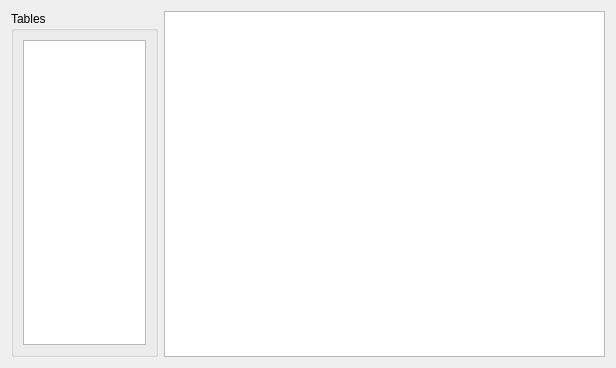
<?xml version="1.0" encoding="UTF-8"?>
<ui version="4.0">
 <class>Widget</class>
 <widget class="QWidget" name="Widget">
  <property name="geometry">
   <rect>
    <x>0</x>
    <y>0</y>
    <width>616</width>
    <height>368</height>
   </rect>
  </property>
  <property name="sizePolicy">
   <sizepolicy hsizetype="Preferred" vsizetype="Preferred">
    <horstretch>0</horstretch>
    <verstretch>0</verstretch>
   </sizepolicy>
  </property>
  <property name="windowTitle">
   <string>Widget</string>
  </property>
  <layout class="QHBoxLayout" name="horizontalLayout">
   <item>
    <widget class="QGroupBox" name="groupBox">
     <property name="sizePolicy">
      <sizepolicy hsizetype="Preferred" vsizetype="Preferred">
       <horstretch>1</horstretch>
       <verstretch>0</verstretch>
      </sizepolicy>
     </property>
     <property name="title">
      <string>Tables</string>
     </property>
     <layout class="QVBoxLayout" name="verticalLayout">
      <item>
       <widget class="QListWidget" name="listWidget">
        <property name="sizePolicy">
         <sizepolicy hsizetype="Expanding" vsizetype="Expanding">
          <horstretch>0</horstretch>
          <verstretch>0</verstretch>
         </sizepolicy>
        </property>
       </widget>
      </item>
     </layout>
    </widget>
   </item>
   <item>
    <widget class="QTableWidget" name="tableWidget">
     <property name="sizePolicy">
      <sizepolicy hsizetype="Expanding" vsizetype="Expanding">
       <horstretch>3</horstretch>
       <verstretch>0</verstretch>
      </sizepolicy>
     </property>
     <attribute name="verticalHeaderStretchLastSection">
      <bool>false</bool>
     </attribute>
    </widget>
   </item>
  </layout>
 </widget>
 <resources/>
 <connections/>
</ui>
